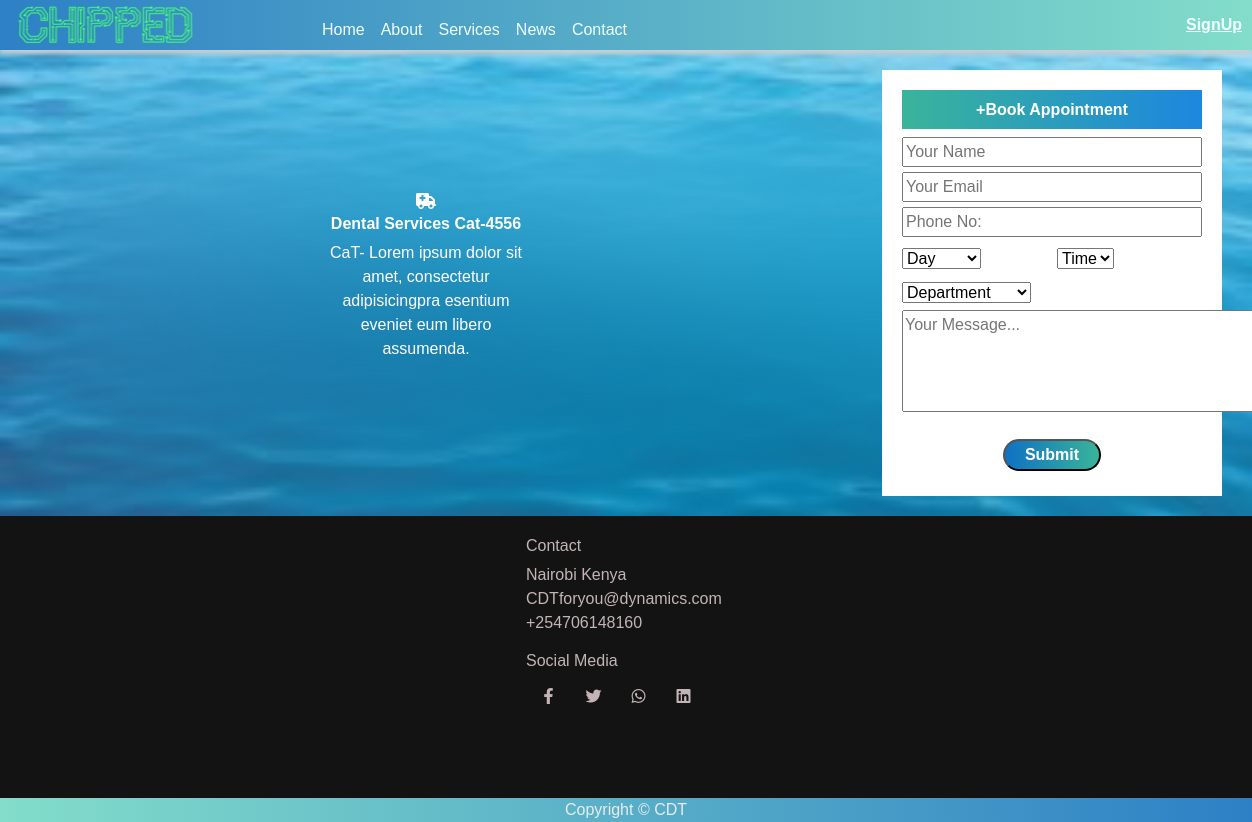
/services/, run on an earlier commit of the app's database.
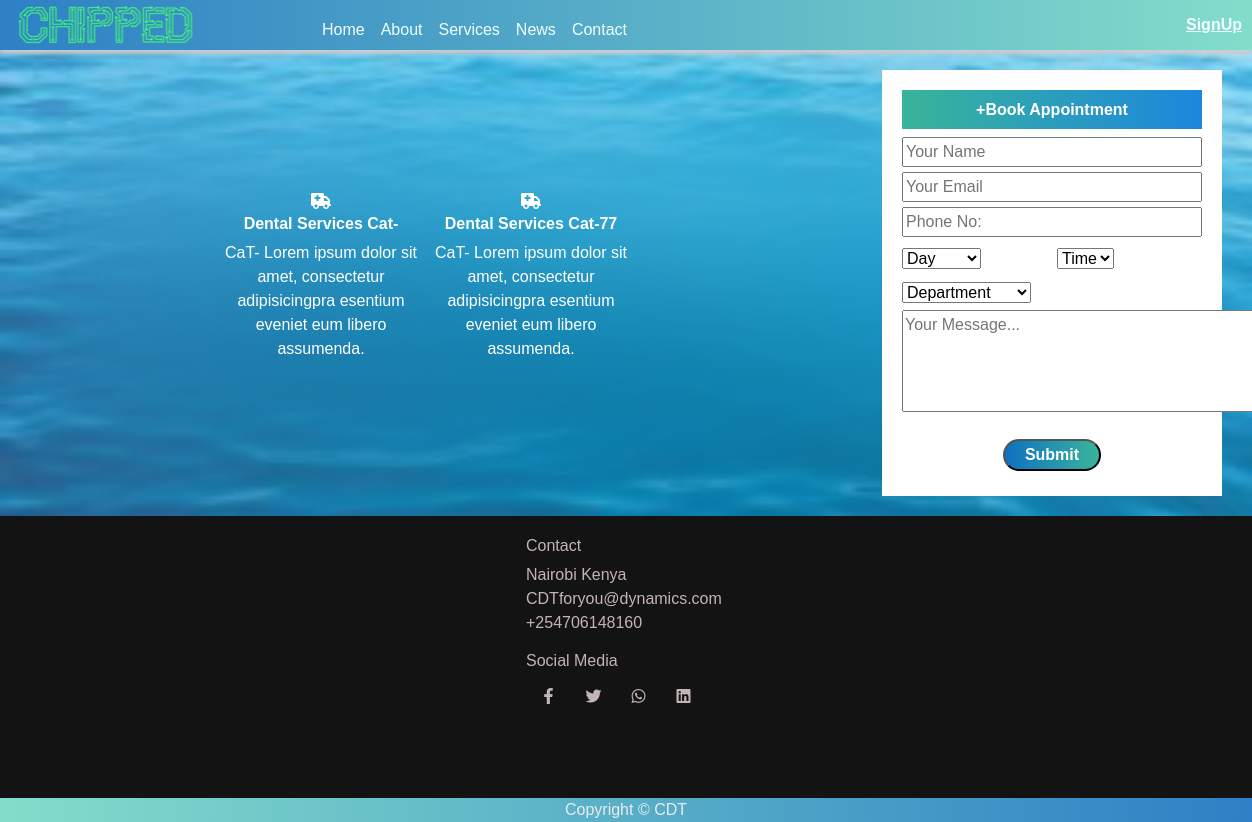
And on a later commit of the database.
### hospital_services/models.py (models this page shows, shortened)
class ServiceCategory(models.Model):
    category_name = models.CharField(default='Dental Services Cat-', max_length=200, null=False)
    cat_description = models.TextField(
        default='CaT- Lorem ipsum dolor sit amet, consectetur adipisicingpra esentium eveniet eum libero assumenda.',
        null=False
    )
    iconInput = models.CharField(default='<i class="fa-icon fa-solid fa-truck-medical"></i>', max_length=200, null=False)
    slug = models.SlugField(unique=True, blank=True)  # Add a slug field

### hospital_services/views.py (the view, shortened to what this page needs)
# urls.py: path('services/', include('hospital_services.urls')),
def services(request):
    form = AppointmentForm()
    service_categories = ServiceCategory.objects.all()
    info = HomePage.objects.first()
    side_info = ContactSidebarCompanyInfo.objects.first()
    base = BaseData.objects.first()
    top_footer_headings = TopFooterHeading.objects.all()
    social_media_links = SocialMediaLink.objects.first()  # Assuming there's only one instance
    context = {
        'top_footer_headings': top_footer_headings,
        'social_media_links': social_media_links,
        'form': form,
        'base': base,
        'info': info,
        'service_categories': service_categories,
        'company_info': side_info,
        }
    return render(request, 'services.html', context)

### hospital_services/forms.py
class AppointmentForm(forms.Form):
    name = forms.CharField(max_length=100, widget=forms.TextInput(attrs={'placeholder': 'Your Name'}))
    email = forms.EmailField(widget=forms.TextInput(attrs={'placeholder': 'Your Email'}))
    phone = forms.CharField(max_length=20, widget=forms.TextInput(attrs={'placeholder': 'Phone No:'}))
    day = forms.CharField(max_length=20, widget=forms.Select(choices=[('Day', 'Day'), ('Sunday', 'Sunday'), ('Monday', 'Monday')]))
    time = forms.CharField(max_length=20, widget=forms.Select(choices=[('Time', 'Time'), ('AM', 'AM'), ('PM', 'PM')]))
    department = forms.CharField(max_length=100, widget=forms.Select(choices=[('Department', 'Department'), ('Eyes checkup', 'Eyes checkup'), ('Teeth Checkup', 'Teeth Checkup')]))
    message = forms.CharField(widget=forms.Textarea(attrs={'rows': 4, 'placeholder': 'Your Message...'}))

### templates/services.html (shortened to what this page needs)
{% extends 'base.html' %}
{% load static %}
{% block css %}
<link rel="stylesheet" href="{% static 'css/services.css' %}" type="text/css">
{% endblock css %}
{% block content %}
<section class="services">
    <div class="div1">
        {% for category in service_categories %}
        <div class="service--">
            <a href="{% url 'services_offered' slug=category.slug %}">
                <div class="service edit-icon-h">
                    <div>{{ category.iconInput|safe }}</div>
                    <h6 style="font-weight: 700;">
                        {{ category.category_name }}
                    </h6>
                    <p>
                        {{ category.cat_description }}
                    </p>
                </div>
            </a>
        </div>
        {% endfor %}
    </div>
    <div class="div2">
            <div>
                <h5 >+Book Appointment</h5>
            </div>
            <div class="form">
                <form method="post">
                    <div class="form-group">
                        {{ form.name }}
                    </div>
                    <div class="form-group">
                        {{ form.email }}
                    </div>
                    <div class="form-group">
                        {{ form.phone }}
                    </div>
                    <div style="display: flex;">
                        <div class="form-group" style="width: 50%;margin-right: 5px;">
                            {{ form.day }}
                        </div>
                        <div class="form-group" style="width: 50%;margin-left: 5px;">
                            {{ form.time }}
                        </div>
                    </div>
                    <div class="form-group">
                        {{ form.department }}
                    </div>
                    <div class="form-group">
                        {{ form.message }}
                    </div>
                    <div class="form-group button">
                        <button type="submit">Submit</button>
                    </div>
                </form>
            </div>
    </div>
</section>
{% endblock content %}

What changed in the data, as far as the page shows it:
removed ServiceCategory: category_name "Dental Services Cat-4556", cat_description "CaT- Lorem ipsum dolor sit amet, consectetur adipisicingpra esentium eveniet eum libero assumenda."
added ServiceCategory: category_name "Dental Services Cat-", cat_description "CaT- Lorem ipsum dolor sit amet, consectetur adipisicingpra esentium eveniet eum libero assumenda."
added ServiceCategory: category_name "Dental Services Cat-77", cat_description "CaT- Lorem ipsum dolor sit amet, consectetur adipisicingpra esentium eveniet eum libero assumenda."
